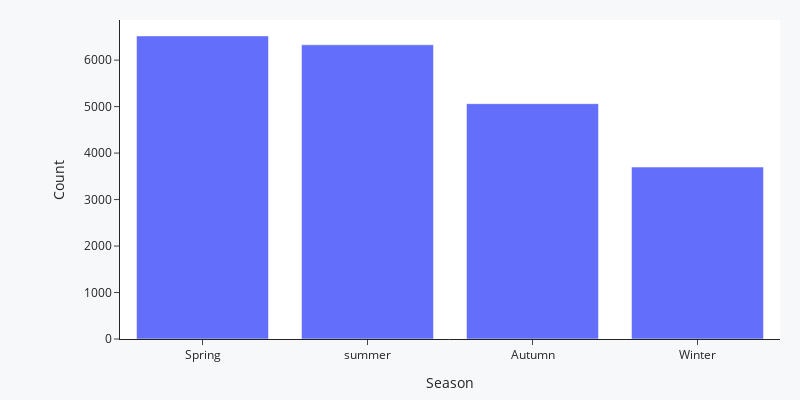

The code cell stored with this chart in its notebook:
### Markdown cell above
##### 6.2.7 H7: Imoveis vendem 30% mais no verão.

### Code cell
#H7: Imoveis vendem 30% mais no verão.

h7 = df1[['season', 'price']].groupby(['season']).count().sort_values(by='price', ascending=False).reset_index()
h7.rename(columns= {'season':'Season', 'price': 'Count'}, inplace=True)
h7_perc = (h7.loc[1, 'Count'] / h7.loc[0, 'Count'] -1) *100
print('A Hipótese é falsa pois no verão os imoveis vendem {:.2f}% em relaçao a primavera (maior estação de venda)'.format(h7_perc))
print(h7)

#Plot
plot_bar(h7, 'Season', 'Count')

### Figure 1 — Plotly figure (JSON) as saved in the notebook; plotly's stock layout.template omitted (floating-point values rounded to 4 significant figures)
{"data": [{"alignmentgroup": "True", "hovertemplate": "Season=%{x}<br>Count=%{y}<extra></extra>", "legendgroup": "", "marker": {"color": "#636efa", "pattern": {"shape": ""}}, "name": "", "offsetgroup": "", "orientation": "v", "showlegend": false, "textposition": "auto", "type": "bar", "x": ["Spring", "summer", "Autumn", "Winter"], "xaxis": "x", "y": [6520, 6330, 5063, 3699], "yaxis": "y"}], "layout": {"barmode": "relative", "height": 400, "legend": {"tracegroupgap": 0}, "margin": {"b": 20, "l": 120, "r": 20, "t": 20}, "paper_bgcolor": "#f7f8fa", "width": 800, "xaxis": {"anchor": "y", "domain": [0, 1], "rangeslider": {"visible": false}, "title": {"text": "Season"}}, "yaxis": {"anchor": "x", "domain": [0, 1], "title": {"text": "Count"}}}}
